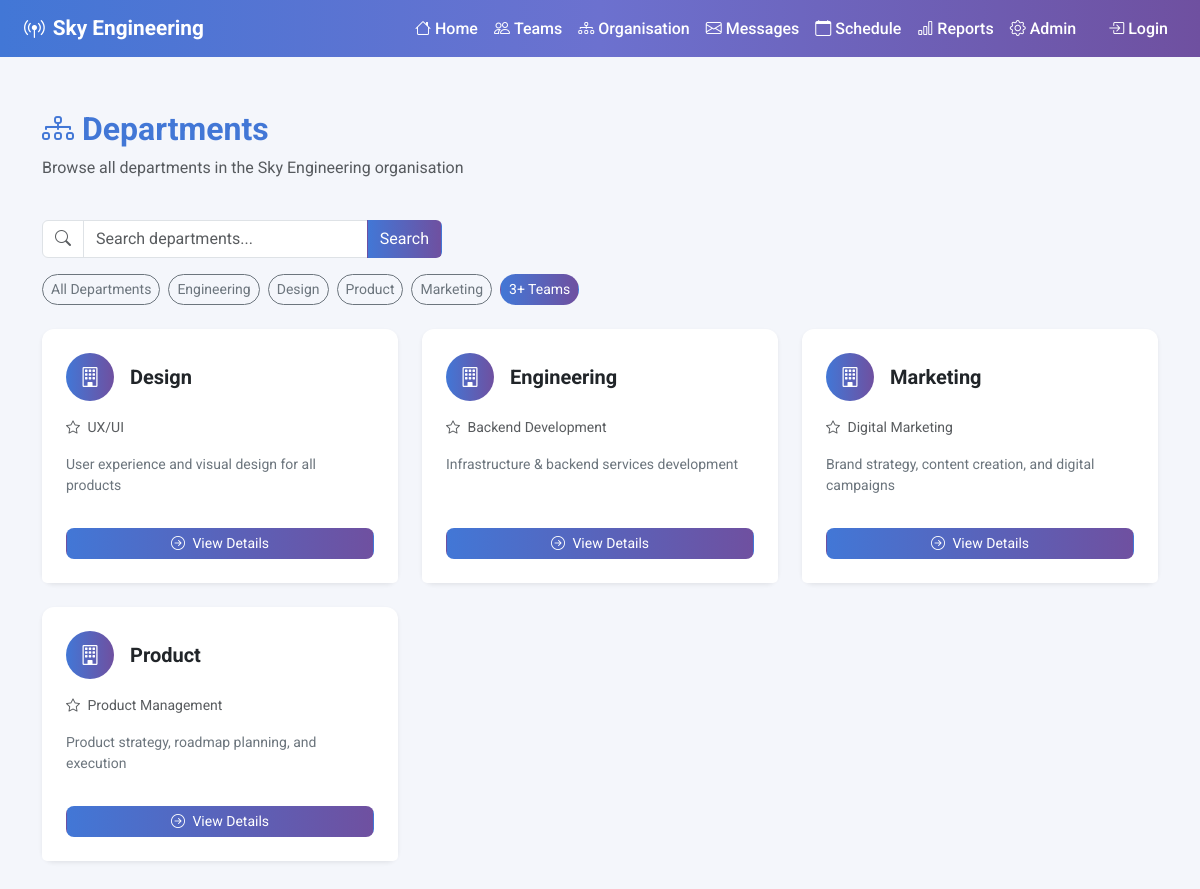
Page /departments/?filter=3teams on the committed database.
### organisation_feature/models.py (models this page shows, shortened)
class Department(models.Model):
    department_name = models.CharField(max_length=150)
    specialisation = models.CharField(max_length=200, blank=True)
    description = models.TextField(blank=True)
    class Meta:
        ordering = ['department_name']

### organisation_feature/views.py (the view)
# urls.py: path('departments/', views.department_list, name='department_list'),
def department_list(request):
    query = request.GET.get('q', '')
    active_filter = request.GET.get('filter', '')
    departments = Department.objects.all()
    if query:
        departments = departments.filter(
            department_name__icontains=query
        ) | departments.filter(
            specialisation__icontains=query
        )
    if active_filter == '3teams':
        departments = [d for d in departments if d.teams.count() >= 3]
    elif active_filter:
        departments = departments.filter(department_name__icontains=active_filter)
    return render(request, 'organisation_feature/department_list.html', {
        'departments': departments,
        'query': query,
        'active_filter': active_filter,
    })

### organisation_feature/templates/organisation_feature/department_list.html (shortened to what this page needs)
{% extends 'global.html' %}
{% block content %}
<div class="container-fluid">
    <div class="d-flex justify-content-between align-items-center mb-4">
        <div>
            <h2 class="fw-bold" style="color: #4277D6;">
                <i class="bi bi-diagram-3"></i> Departments
            </h2>
            <p class="text-muted">Browse all departments in the Sky Engineering organisation</p>
        </div>
    </div>
    <div class="mb-3">
        <form method="GET" action="">
            <div class="input-group" style="max-width: 400px;">
                <span class="input-group-text bg-white">
                    <i class="bi bi-search text-muted"></i>
                </span>
                <input type="text" name="q" class="form-control"
                       placeholder="Search departments..."
                       value="{{ query }}">
                <button class="btn" type="submit"
                        style="background: linear-gradient(to right, #4277D6, #6F50A0); color: white;">
                    Search
                </button>
            </div>
        </form>
    </div>
    <div class="d-flex flex-wrap gap-2 mb-4">
        <a href="/departments/"
           class="btn btn-sm {% if not active_filter %}text-white{% else %}btn-outline-secondary{% endif %}"
           style="{% if not active_filter %}background: linear-gradient(to right, #4277D6, #6F50A0);{% endif %} border-radius: 20px;">
            All Departments
        </a>
        <a href="/departments/?filter=Engineering"
           class="btn btn-sm {% if active_filter == 'Engineering' %}text-white{% else %}btn-outline-secondary{% endif %}"
           style="{% if active_filter == 'Engineering' %}background-color: #1565C0;{% endif %} border-radius: 20px;">
            Engineering
        </a>
        <a href="/departments/?filter=Design"
           class="btn btn-sm {% if active_filter == 'Design' %}text-white{% else %}btn-outline-secondary{% endif %}"
           style="{% if active_filter == 'Design' %}background-color: #6F50A0;{% endif %} border-radius: 20px;">
            Design
        </a>
        <a href="/departments/?filter=Product"
           class="btn btn-sm {% if active_filter == 'Product' %}text-white{% else %}btn-outline-secondary{% endif %}"
           style="{% if active_filter == 'Product' %}background-color: #2E7D32;{% endif %} border-radius: 20px;">
            Product
        </a>
        <a href="/departments/?filter=Marketing"
           class="btn btn-sm {% if active_filter == 'Marketing' %}text-white{% else %}btn-outline-secondary{% endif %}"
           style="{% if active_filter == 'Marketing' %}background-color: #E65100;{% endif %} border-radius: 20px;">
            Marketing
        </a>
        <a href="/departments/?filter=3teams"
           class="btn btn-sm {% if active_filter == '3teams' %}text-white{% else %}btn-outline-secondary{% endif %}"
           style="{% if active_filter == '3teams' %}background: linear-gradient(to right, #4277D6, #6F50A0);{% endif %} border-radius: 20px;">
            3+ Teams
        </a>
    </div>
    <div class="row g-4">
        {% for department in departments %}
        <div class="col-md-6 col-lg-4">
            <div class="card h-100 shadow-sm border-0"
                 style="border-radius: 12px; transition: transform 0.2s;"
                 onmouseover="this.style.transform='translateY(-4px)'"
                 onmouseout="this.style.transform='translateY(0)'">
                <div class="card-body p-4">
                    <div class="d-flex align-items-center mb-3">
                        <div class="rounded-circle d-flex align-items-center justify-content-center me-3"
                             style="width:48px; height:48px; background: linear-gradient(to right, #4277D6, #6F50A0);">
                            <i class="bi bi-building text-white fs-5"></i>
                        </div>
                        <h5 class="card-title fw-bold mb-0">{{ department.department_name }}</h5>
                    </div>
                    <p class="text-muted small mb-3">
                        <i class="bi bi-star me-1"></i>
                        {{ department.specialisation|default:"No specialisation listed" }}
                    </p>
                    <p class="card-text small text-secondary">
                        {{ department.description|default:"No description available"|truncatechars:100 }}
                    </p>
                </div>
                <div class="card-footer bg-white border-0 pb-4 px-4">
                    <a href="/departments/{{ department.id }}/"
                       class="btn btn-sm w-100"
                       style="background: linear-gradient(to right, #4277D6, #6F50A0); color: white; border-radius: 8px;">
                        <i class="bi bi-arrow-right-circle me-1"></i> View Details
                    </a>
                </div>
            </div>
        </div>
        {% endfor %}
    </div>
</div>
{% endblock %}

### templates/global.html (style rules this page uses)
:root { --sky-blue: #4277d6; --sky-purple: #6c71cf; --sky-dark-purple: #6f50a0; }
body { font-family: "Roboto", sans-serif; background-color: #f4f6fb; }

### rows in the picture
Department: department_name "Design", specialisation "UX/UI", description "User experience and visual design for all products"
Department: department_name "Engineering", specialisation "Backend Development", description "Infrastructure & backend services development"
Department: department_name "Marketing", specialisation "Digital Marketing", description "Brand strategy, content creation, and digital campaigns"
Department: department_name "Product", specialisation "Product Management", description "Product strategy, roadmap planning, and execution"
